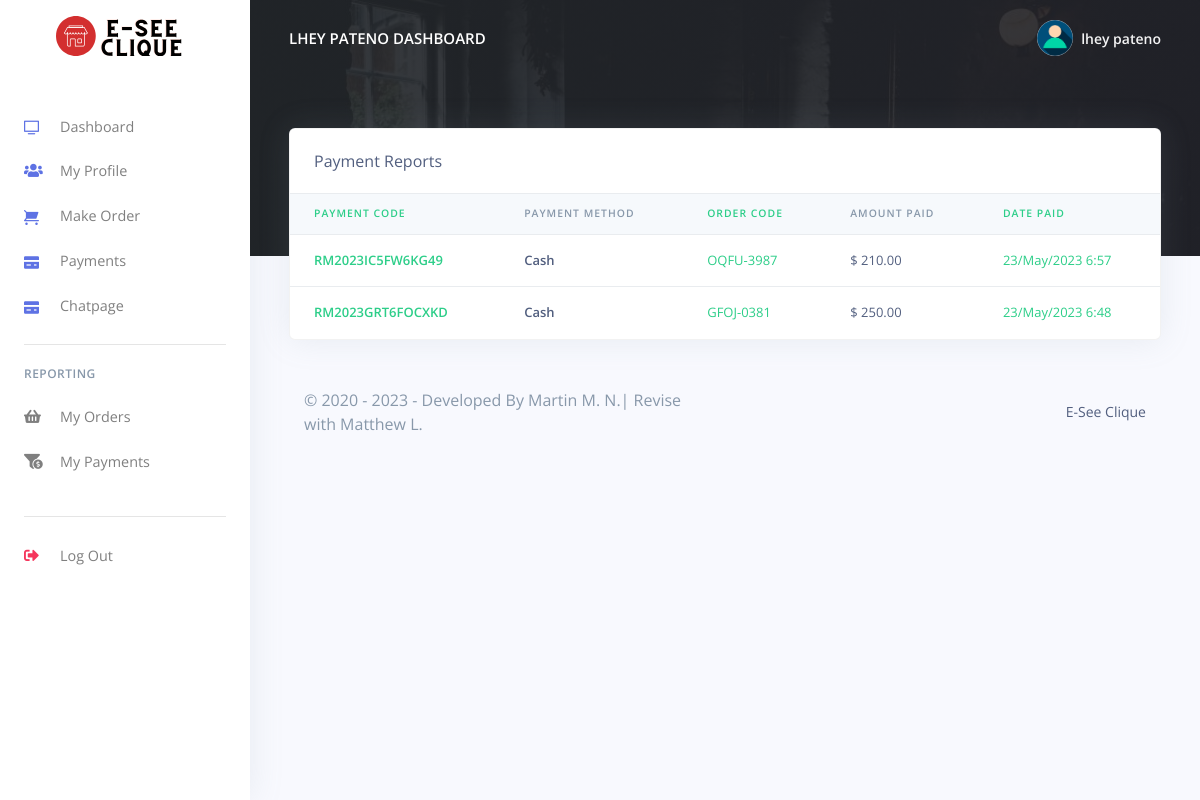
The page /Restro/customer/payments_reports.php (signed in) on the database its author committed.
### tables this page shows
CREATE TABLE `fms_customers` (
  `customer_id` varchar(200) NOT NULL,
  `customer_name` varchar(200) NOT NULL,
  `customer_phoneno` varchar(200) NOT NULL,
  `customer_email` varchar(200) NOT NULL,
  `customer_password` varchar(200) NOT NULL,
  `created_at` timestamp(6) NOT NULL DEFAULT current_timestamp(6) ON UPDATE current_timestamp(6),
  `IP_Address` varchar(50) NOT NULL
);

CREATE TABLE `fms_payments` (
  `pay_id` varchar(200) NOT NULL,
  `pay_code` varchar(200) NOT NULL,
  `order_code` varchar(200) NOT NULL,
  `customer_id` varchar(200) NOT NULL,
  `pay_amt` varchar(200) NOT NULL,
  `pay_method` varchar(200) NOT NULL,
  `created_at` timestamp(6) NOT NULL DEFAULT current_timestamp(6) ON UPDATE current_timestamp(6)
);

### Restro/customer/payments_reports.php (the view, shortened to what this page needs)
<?php
include('config/config.php');
require_once('partials/_head.php');
?>
<body>
    <?php
    require_once('partials/_sidebar.php');
    ?>
    <div class="main-content">
        <?php
        require_once('partials/_topnav.php');
        ?>
        <div class="container-fluid mt--8">
            <div class="row">
                <div class="col">
                    <div class="card shadow">
                        <div class="card-header border-0">
                            Payment Reports
                        </div>
                        <div class="table-responsive">
                            <table class="table align-items-center table-flush">
                                <thead class="thead-light">
                                    <tr>
                                        <th class="text-success" scope="col">Payment Code</th>
                                        <th scope="col">Payment Method</th>
                                        <th class="text-success" scope="col">Order Code</th>
                                        <th scope="col">Amount Paid</th>
                                        <th class="text-success" scope="col">Date Paid</th>
                                    </tr>
                                </thead>
                                <tbody>
                                    <?php
                                    $customer_id = $_SESSION['customer_id'];
                                    $ret = "SELECT * FROM  fms_payments WHERE customer_id ='$customer_id' ORDER BY `created_at` DESC ";
                                    $stmt = $mysqli->prepare($ret);
                                    $stmt->execute();
                                    $res = $stmt->get_result();
                                    while ($payment = $res->fetch_object()) {
                                    ?>
                                        <tr>
                                            <th class="text-success" scope="row">
                                                <?php echo $payment->pay_code; ?>
                                            </th>
                                            <th scope="row">
                                                <?php echo $payment->pay_method; ?>
                                            </th>
                                            <td class="text-success">
                                                <?php echo $payment->order_code; ?>
                                            </td>
                                            <td>
                                                $ <?php echo number_format($payment->pay_amt, 2, '.', ','); ?>
                                            </td>
                                            <td class="text-success">
                                                <?php echo date('d/M/Y g:i', strtotime($payment->created_at)) ?>
                                            </td>
                                        </tr>
                                    <?php } ?>
                                </tbody>
                            </table>
                        </div>
                    </div>
                </div>
            </div>
            <?php
            require_once('partials/_footer.php');
            ?>
        </div>
    </div>
</body>
</html>

### Restro/customer/partials/_sidebar.php (shortened to what this page needs)
<?php
$customer_id = $_SESSION['customer_id'];
$ret = "SELECT * FROM  fms_customers  WHERE customer_id = '$customer_id'";
$stmt = $mysqli->prepare($ret);
$stmt->execute();
$res = $stmt->get_result();
while ($customer = $res->fetch_object()) {
?>
  <nav class="navbar navbar-vertical fixed-left navbar-expand-md navbar-light bg-white" id="sidenav-main">
    <div class="container-fluid">
      <a class="navbar-brand pt-0" href="dashboard">
        <img src="../admin/assets/img/brand/test.svg" class="navbar-brand-img" alt="...">
      </a>
      <div class="collapse navbar-collapse" id="sidenav-collapse-main">
        <ul class="navbar-nav">
          <li class="nav-item">
            <a class="nav-link" href="dashboard">
              <i class="ni ni-tv-2 text-primary"></i> Dashboard
            </a>
          </li>
          <li class="nav-item">
            <a class="nav-link" href="change_profile">
              <i class="fas fa-users text-primary"></i> My Profile
            </a>
          </li>
          <li class="nav-item">
            <a class="nav-link" href="orders">
              <i class="ni ni-cart text-primary"></i>Make Order
            </a>
          </li>
          <li class="nav-item">
            <a class="nav-link" href="payments">
              <i class="ni ni-credit-card text-primary"></i> Payments
            </a>
          </li>
          <li class="nav-item">
            <a class="nav-link" href="chat/chatpage">
              <i class="ni ni-credit-card text-primary"></i> Chatpage
            </a>
          </li>
        </ul>
        <hr class="my-3">
        <h6 class="navbar-heading text-muted">Reporting</h6>
        <ul class="navbar-nav mb-md-3">
          <li class="nav-item">
            <a class="nav-link" href="orders_reports">
              <i class="fas fa-shopping-basket"></i> My Orders
            </a>
          </li>
          <li class="nav-item">
            <a class="nav-link" href="payments_reports">
              <i class="fas fa-funnel-dollar"></i> My Payments
            </a>
          </li>
        </ul>
        <hr class="my-3">
        <ul class="navbar-nav mb-md-3">
          <li class="nav-item">
            <a class="nav-link" href="logout">
              <i class="fas fa-sign-out-alt text-danger"></i> Log Out
            </a>
          </li>
        </ul>
      </div>
    </div>
  </nav>
<?php } ?>

### Restro/customer/partials/_topnav.php (shortened to what this page needs)
<?php
$customer_id = $_SESSION['customer_id'];
$ret = "SELECT * FROM  fms_customers  WHERE customer_id = '$customer_id'";
$stmt = $mysqli->prepare($ret);
$stmt->execute();
$res = $stmt->get_result();
while ($customer = $res->fetch_object()) {
?>
    <nav class="navbar navbar-top navbar-expand-md navbar-dark" id="navbar-main">
        <div class="container-fluid">
            <a class="h4 mb-0 text-white text-uppercase d-none d-lg-inline-block" href="dashboard"><?php echo $customer->customer_name; ?> Dashboard</a>
            <ul class="navbar-nav align-items-center d-none d-md-flex">
                <li class="nav-item dropdown">
                    <a class="nav-link pr-0" href="#" role="button" data-toggle="dropdown" aria-haspopup="true" aria-expanded="false">
                        <div class="media align-items-center">
                            <span class="avatar avatar-sm rounded-circle">
                                <img alt="Image placeholder" src="../admin/assets/img/theme/user-a-min.png">
                            </span>
                            <div class="media-body ml-2 d-none d-lg-block">
                                <span class="mb-0 text-sm  font-weight-bold"><?php echo $customer->customer_name; ?></span>
                            </div>
                        </div>
                    </a>
                </li>
            </ul>
        </div>
    </nav>
<?php } ?>

### rows shown on the page
fms_customers: customer_name "LHEY PATENO", customer_name "lhey pateno"
fms_payments: pay_code "RM2023IC5FW6KG49", pay_method "Cash", order_code "OQFU-3987", pay_amt "210.00", created_at "23/May/2023 6:57"
fms_payments: pay_code "RM2023GRT6FOCXKD", pay_method "Cash", order_code "GFOJ-0381", pay_amt "250.00", created_at "23/May/2023 6:48"
